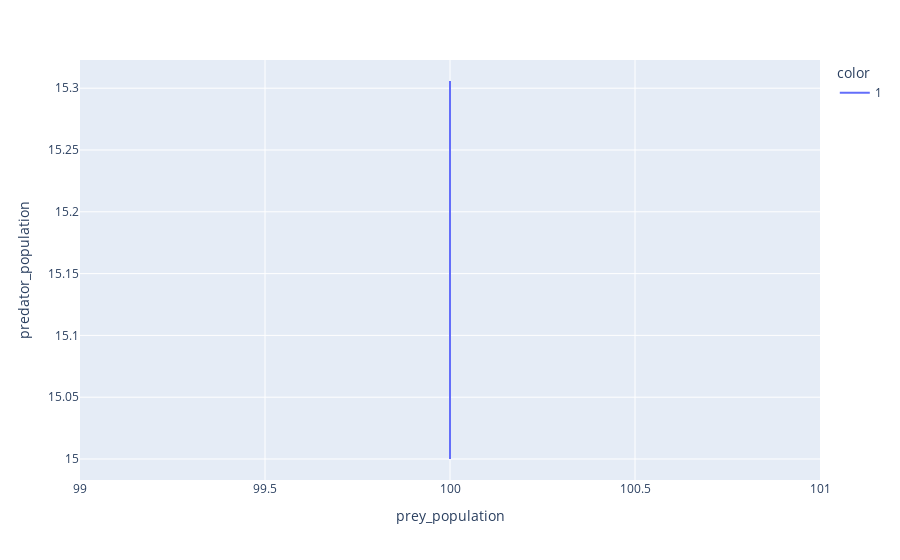

This figure's notebook cell:
### Code cell
df = pd.DataFrame(records)

fig = px.line(df,
              x=df.prey_population,
              y=df.predator_population,
              color=df.run.astype(str))

fig.show()

### Figure 1 — Plotly figure (JSON) as saved in the notebook; plotly's stock layout.template omitted (floating-point values rounded to 4 significant figures)
{"data": [{"hovertemplate": "color=1<br>prey_population=%{x}<br>predator_population=%{y}<extra></extra>", "legendgroup": "1", "line": {"color": "#636efa", "dash": "solid"}, "mode": "lines", "name": "1", "orientation": "v", "showlegend": true, "type": "scatter", "x": [100, 100, 100, 100, 100, 100, 100, 100, 100, 100, 100, 100, 100, 100, 100, 100, 100, 100, 100, 100, 100, 100, 100, 100, 100, 100, 100, 100, 100, 100, 100], "xaxis": "x", "y": [15, 15.0, 15.02, 15.03, 15.03, 15.03, 15.06, 15.06, 15.08, 15.09, 15.09, 15.08, 15.08, 15.11, 15.11, 15.11, 15.12, 15.13, 15.14, 15.15, 15.16, 15.17, 15.19, 15.2, 15.23, 15.25, 15.25, 15.27, 15.29, 15.3, 15.31], "yaxis": "y"}], "layout": {"legend": {"title": {"text": "color"}, "tracegroupgap": 0}, "margin": {"t": 60}, "xaxis": {"anchor": "y", "domain": [0, 1], "title": {"text": "prey_population"}}, "yaxis": {"anchor": "x", "domain": [0, 1], "title": {"text": "predator_population"}}}}
